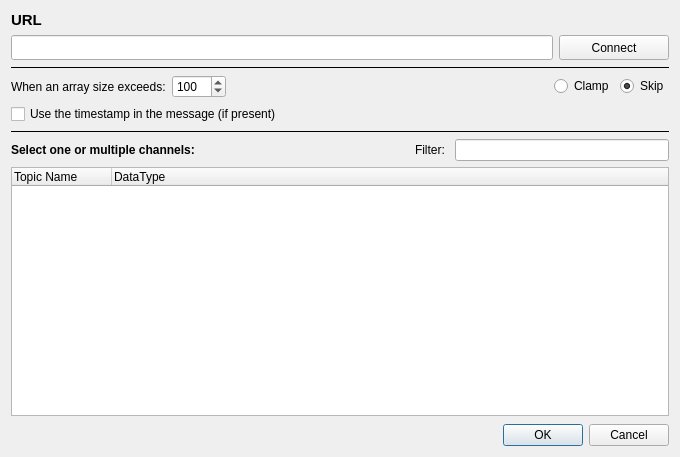
<?xml version="1.0" encoding="UTF-8"?>
<ui version="4.0">
 <class>FoxgloveDialog</class>
 <widget class="QWidget" name="FoxgloveDialog">
  <property name="geometry">
   <rect>
    <x>0</x>
    <y>0</y>
    <width>680</width>
    <height>457</height>
   </rect>
  </property>
  <property name="windowTitle">
   <string>Form</string>
  </property>
  <layout class="QVBoxLayout" name="verticalLayout_2">
   <item>
    <layout class="QGridLayout" name="gridLayout" columnstretch="2,0">
     <item row="1" column="1">
      <widget class="QPushButton" name="buttonConnect">
       <property name="minimumSize">
        <size>
         <width>110</width>
         <height>25</height>
        </size>
       </property>
       <property name="maximumSize">
        <size>
         <width>16777215</width>
         <height>25</height>
        </size>
       </property>
       <property name="text">
        <string>Connect</string>
       </property>
       <property name="checkable">
        <bool>true</bool>
       </property>
      </widget>
     </item>
     <item row="0" column="0">
      <widget class="QLabel" name="label_3">
       <property name="font">
        <font>
         <pointsize>11</pointsize>
         <weight>75</weight>
         <bold>true</bold>
        </font>
       </property>
       <property name="text">
        <string>URL</string>
       </property>
      </widget>
     </item>
     <item row="1" column="0">
      <widget class="LineEdit" name="lineEditURL">
       <property name="minimumSize">
        <size>
         <width>0</width>
         <height>25</height>
        </size>
       </property>
       <property name="maximumSize">
        <size>
         <width>16777215</width>
         <height>25</height>
        </size>
       </property>
      </widget>
     </item>
    </layout>
   </item>
   <item>
    <widget class="Line" name="line">
     <property name="frameShadow">
      <enum>QFrame::Plain</enum>
     </property>
     <property name="orientation">
      <enum>Qt::Horizontal</enum>
     </property>
    </widget>
   </item>
   <item>
    <layout class="QHBoxLayout" name="parserOptionsLayout">
     <item>
      <widget class="QLabel" name="labelArraySize">
       <property name="text">
        <string>When an array size exceeds:</string>
       </property>
      </widget>
     </item>
     <item>
      <widget class="QSpinBox" name="spinBoxArraySize">
       <property name="minimum">
        <number>0</number>
       </property>
       <property name="maximum">
        <number>9999</number>
       </property>
       <property name="value">
        <number>100</number>
       </property>
      </widget>
     </item>
     <item>
      <spacer name="parserOptionsSpacer">
       <property name="orientation">
        <enum>Qt::Horizontal</enum>
       </property>
       <property name="sizeHint" stdset="0">
        <size>
         <width>40</width>
         <height>20</height>
        </size>
       </property>
      </spacer>
     </item>
     <item>
      <widget class="QRadioButton" name="radioClamp">
       <property name="text">
        <string>Clamp</string>
       </property>
      </widget>
     </item>
     <item>
      <widget class="QRadioButton" name="radioSkip">
       <property name="text">
        <string>Skip</string>
       </property>
       <property name="checked">
        <bool>true</bool>
       </property>
      </widget>
     </item>
    </layout>
   </item>
   <item>
    <widget class="QCheckBox" name="checkBoxUseTimestamp">
     <property name="text">
      <string>Use the timestamp in the message (if present)</string>
     </property>
    </widget>
   </item>
   <item>
    <widget class="Line" name="line_2">
     <property name="frameShadow">
      <enum>QFrame::Plain</enum>
     </property>
     <property name="orientation">
      <enum>Qt::Horizontal</enum>
     </property>
    </widget>
   </item>
   <item>
    <layout class="QHBoxLayout" name="horizontalLayout_5">
     <item>
      <widget class="QLabel" name="label_6">
       <property name="font">
        <font>
         <weight>75</weight>
         <bold>true</bold>
        </font>
       </property>
       <property name="text">
        <string>Select one or multiple channels:</string>
       </property>
      </widget>
     </item>
     <item>
      <spacer name="horizontalSpacer">
       <property name="orientation">
        <enum>Qt::Horizontal</enum>
       </property>
       <property name="sizeHint" stdset="0">
        <size>
         <width>40</width>
         <height>20</height>
        </size>
       </property>
      </spacer>
     </item>
     <item>
      <widget class="QLabel" name="label_7">
       <property name="text">
        <string>Filter: </string>
       </property>
      </widget>
     </item>
     <item>
      <widget class="QLineEdit" name="lineEditFilter">
       <property name="maximumSize">
        <size>
         <width>300</width>
         <height>16777215</height>
        </size>
       </property>
       <property name="clearButtonEnabled">
        <bool>true</bool>
       </property>
      </widget>
     </item>
    </layout>
   </item>
   <item>
    <widget class="QTreeWidget" name="topicsList">
     <property name="selectionMode">
      <enum>QAbstractItemView::MultiSelection</enum>
     </property>
     <property name="uniformRowHeights">
      <bool>true</bool>
     </property>
     <property name="headerHidden">
      <bool>false</bool>
     </property>
     <property name="columnCount">
      <number>2</number>
     </property>
     <column>
      <property name="text">
       <string>Topic Name</string>
      </property>
     </column>
     <column>
      <property name="text">
       <string>DataType</string>
      </property>
     </column>
    </widget>
   </item>
   <item>
    <layout class="QHBoxLayout" name="horizontalLayout" stretch="1,0">
     <property name="topMargin">
      <number>2</number>
     </property>
     <item>
      <spacer name="horizontalSpacer_2">
       <property name="orientation">
        <enum>Qt::Horizontal</enum>
       </property>
       <property name="sizeHint" stdset="0">
        <size>
         <width>40</width>
         <height>20</height>
        </size>
       </property>
      </spacer>
     </item>
     <item>
      <widget class="QDialogButtonBox" name="buttonBox">
       <property name="sizePolicy">
        <sizepolicy hsizetype="Expanding" vsizetype="Minimum">
         <horstretch>0</horstretch>
         <verstretch>0</verstretch>
        </sizepolicy>
       </property>
       <property name="standardButtons">
        <set>QDialogButtonBox::Cancel|QDialogButtonBox::Ok</set>
       </property>
       <property name="centerButtons">
        <bool>true</bool>
       </property>
      </widget>
     </item>
    </layout>
   </item>
  </layout>
 </widget>
 <customwidgets>
  <customwidget>
   <class>LineEdit</class>
   <extends>QLineEdit</extends>
   <header>PlotJuggler/line_edit.h</header>
  </customwidget>
 </customwidgets>
 <resources/>
 <connections/>
</ui>
